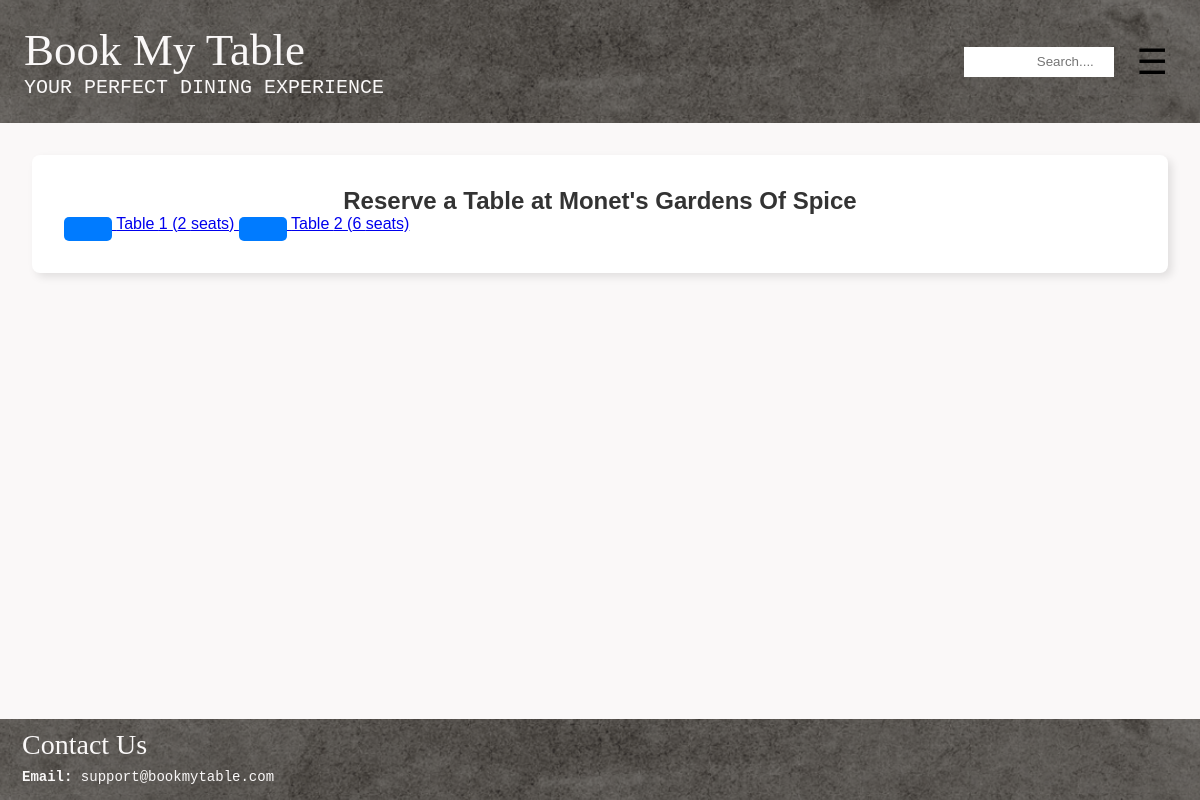
Page /restaurant/1/reserve_table/ on the committed database.
### restaurant/models.py (models this page shows, shortened)
class Restaurant(models.Model):
    R_ID = models.AutoField(primary_key=True)
    R_Name = models.CharField(max_length=100)
    owner = models.OneToOneField('users.Owner', on_delete=models.CASCADE, related_name='restaurant')
    R_EmailAddress = models.EmailField(unique=True)
    R_ContactNumber = models.CharField(unique = True, max_length=15)
    R_Address = models.TextField() # this will allow for multiple addresses too
    R_Description = models.TextField(blank=True, null=True) #can be left blank, will store NULL if no value exists
    R_CuisineTypes = models.CharField(max_length=100)
    R_ReservationCost = models.DecimalField(max_digits=10, decimal_places=2)
    R_OpenHours = models.CharField(max_length=100) # e.g "Mon-Fri: 9:00AM - 8PM"
    Rating = models.DecimalField(decimal_places=2, default=0.0, max_digits=100)
    NetRevenue = models.DecimalField(max_digits=15, decimal_places=2, default=0.0)

class Component(models.Model):
    x_position = models.IntegerField(null=True, blank=True, default = 0)
    y_position = models.IntegerField(null=True, blank=True, default = 0)
    layout = models.ForeignKey('Layout', on_delete = models.CASCADE, related_name='components')
    type = models.CharField(max_length=50)
    class Meta:
        abstract = True

class Table(Component):
    T_ID = models.AutoField(primary_key=True)
    TableAvailability = [
        ('red', 'Reserved'),
        ('blue', 'Available'),
        ('yellow', 'Selected')
    ]
    T_SeatingCapacity = models.IntegerField()
    is_reserved = models.BooleanField(default=False)  # Track if the table is reserved
    color = models.CharField(max_length=6, default='blue', choices=TableAvailability)  # Options: 'red', 'blue', 'yellow'
    layout = models.ForeignKey(Layout, on_delete=models.CASCADE, related_name='tables')
    type = models.CharField(max_length=50, default='table', editable=False)

### restaurant/views.py (the view)
# urls.py: path('<int:R_ID>/reserve_table/', views.reserve_table, name='reserve_table'),
def reserve_table(request, R_ID):
    user_id = request.GET.get('user_id')  # Capture user_id from the query parameter
    restaurant = get_object_or_404(Restaurant, pk=R_ID)
    layout = Layout.objects.filter(restaurant=restaurant).first()
    tables = Table.objects.filter(layout=layout) if layout else []
    return render(request, 'restaurant/reserve_table.html', {
        'restaurant': restaurant,
        'tables': tables,
        'user_id': user_id  # Pass user_id to the template
    })

### restaurant/templates/restaurant/reserve_table.html (shortened to what this page needs)
{% extends "layout.html" %}
{% block content %}
<div class="container">
    <h2 class="text-center">Reserve a Table at {{ restaurant.R_Name }}</h2>
    {% if tables %}
        <div class="row justify-content-center">
            {% for table in tables %}
                <a href="{% url 'reservation_details' restaurant.R_ID table.T_ID %}?user_id={{ user_id }}" class="col-12 col-sm-6 col-md-4 mb-3">
                    <button class="button"></button>
                        Table {{ table.T_ID }} ({{ table.T_SeatingCapacity }} seats)
                </a>
            {% endfor %}
        </div>
    {% else %}
        <p>No tables available for this restaurant.</p>
    {% endif %}
</div>
{% endblock %}

### static/style.css (style rules this page uses)
* { margin: 0; padding: 0; box-sizing: border-box; }
html, body { height: 100%; margin: 0; }
body { font-family: Arial, sans-serif; background-color: #faf8f8; color: #333; display: flex; flex-direction: column; }
.button { background-color: #98989c; padding: 0.5rem 0.5rem; cursor: pointer; border-radius: 1px; border-color: black; top: 2%; left:2%; font-size: 20px; background: none; border: none; color: rgb(0, 0, 0); cursor: pointer; text-align: center; }
.container { max-width: 1200px; margin: 0 auto; padding: 2rem; background-color: #fff; border-radius: 8px; box-shadow: 4px 4px 8px rgba(0, 0, 0, 0.1); }
.button { display: inline-block; padding: 0.75rem 1.5rem; border: none; border-radius: 5px; background-color: #007BFF; color: #fff; font-size: 1rem; cursor: pointer; text-align: center; transition: background-color 0.3s; }
.text-center { text-align: center; }

### rows in the picture
Restaurant: R_Name "Monet's Gardens Of Spice"
Table: T_ID "1", T_SeatingCapacity "2"
Table: T_ID "2", T_SeatingCapacity "6"
